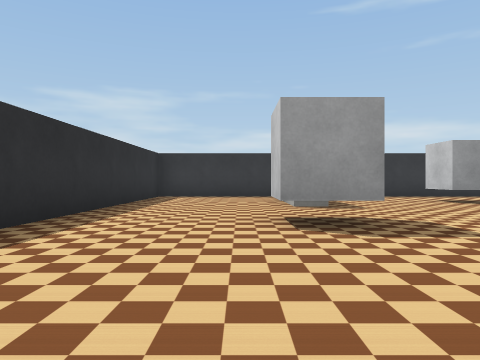
[1] (above)

14 first-person views from a walk through a robot-simulator world made for Webots. The camera is 0.23 m above the floor, looks level and sees 70° across. The floor is counted in squares, 0.5 m on a side. Each view is taken from the middle of a square. On the plan, view 1 faces up. The plan holds only what a view shows up to about 9 squares ahead; the rest is blank. The robots in the file are not drawn. Simple shapes and patterns stand in for the simulator's stock objects.

[2]
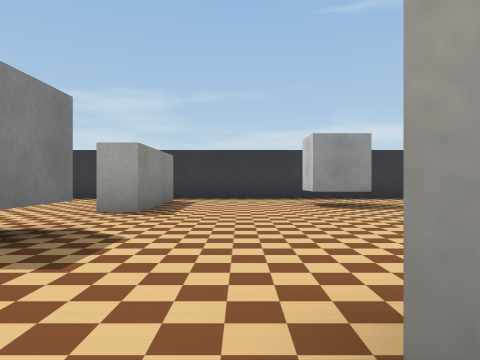

[3]
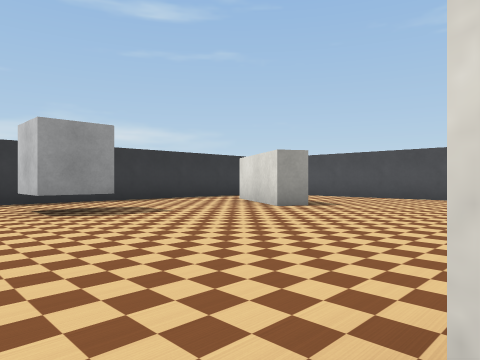

[4]
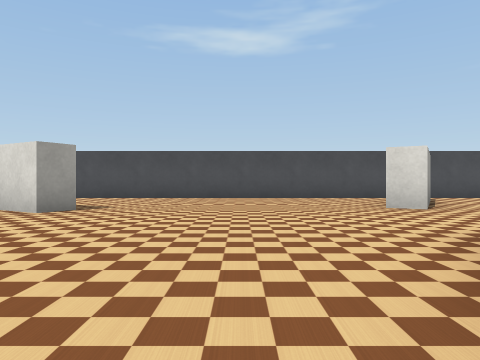

[5]
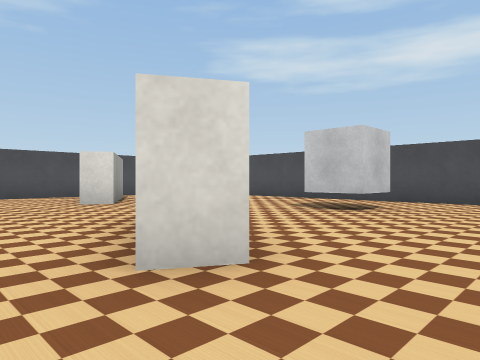

[6]
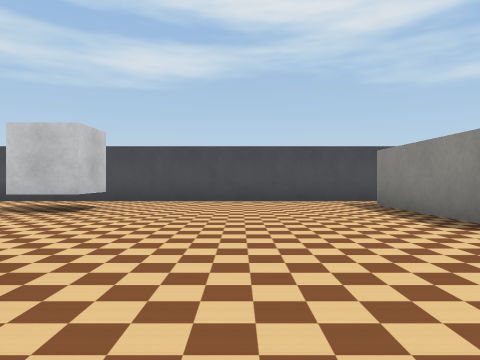

[7]
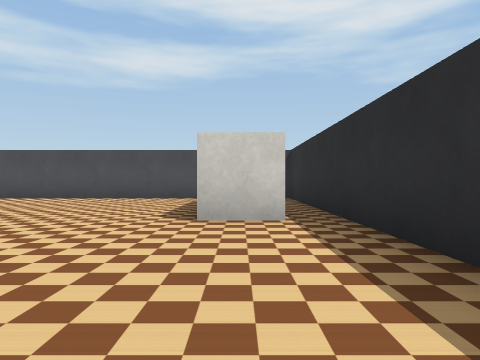

[8]
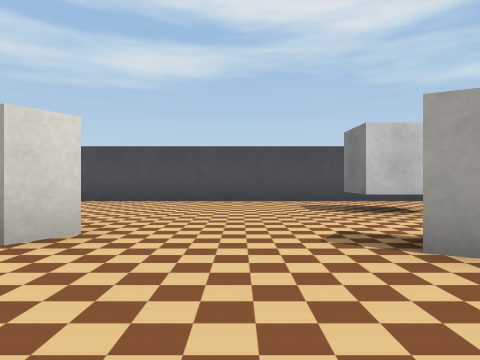

[9]
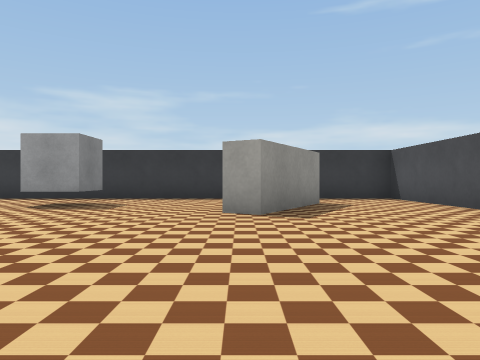

[10]
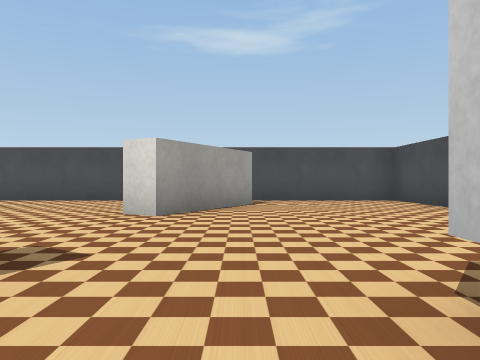

[11]
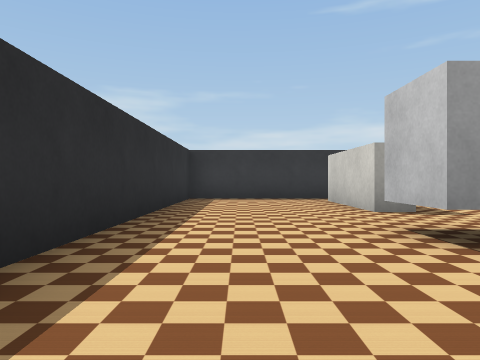

[12]
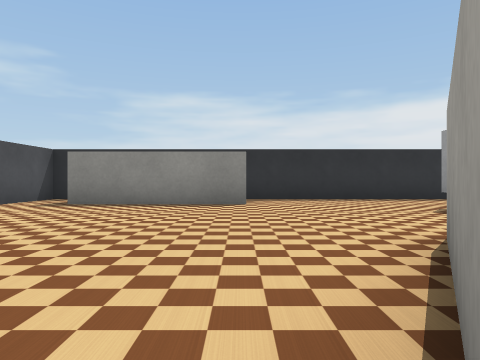

[13]
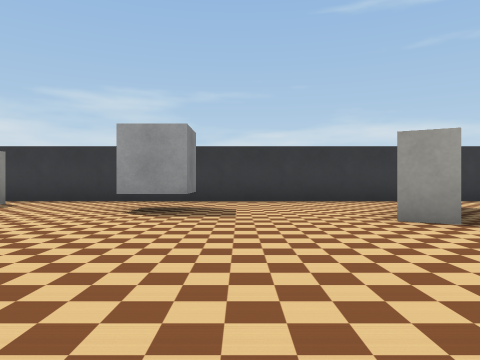

[14]
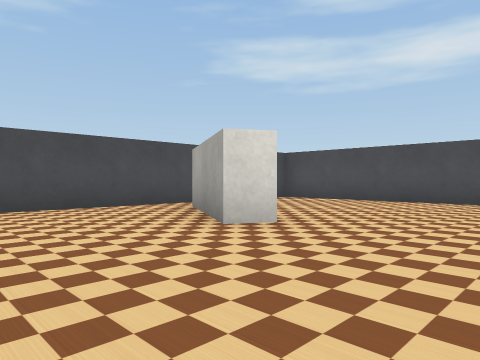

### Floor plan
Points are (right, up) in squares from view 1. A wall is a line through its corners. A room is listed if a view was taken in it or the views show most of it. See-through windows are left out.
Room 1 (views 1, 2, 3, 4, 5, 6, 7, 8, 9, 10, 11, 12, 13, 14)
walls: (5.5, 0.4) (3.3, 1.6) (3.6, 2.2); (1.5, 8.6) (1.5, 5.9) (0.9, 5.9) (0.9, 8.6); (-1.6, 0.1) (-0.5, 0.1) (-0.5, -3.4); (9.6, 7.9) (8.3, 5.5) (7.8, 5.8) (9, 8); (10.6, -1.2) (8.4, 0.1) (8.7, 0.6) (10.8, -0.7); (-2.2, 9.5) (-2.2, -4.5) (11.7, -4.5) (11.7, 9.5) (-2.2, 9.5)
ways out: gap at (11, -1)
objects: grey box (1, 4); grey box (5, -2); grey box (5, 7) to (5, 8)

Where each view was taken, in squares from view 1:
view 1: 0 up, 0 right, facing up
view 2: 1 up, 3 right, facing up
view 3: 2 up, 3 right, facing up-right
view 4: 3 up, 3 right, facing right
view 5: 3 up, 2 right, facing down-right
view 6: 3 up, 2 right, facing down
view 7: 4 up, 1 left, facing down
view 8: 3 up, 7 right, facing down
view 9: 1 up, 8 right, facing up
view 10: 1 down, 4 right, facing right
view 11: 1 up, 1 left, facing up
view 12: 0 up, 6 right, facing left
view 13: 2 up, 6 right, facing up
view 14: 3 up, 6 right, facing down-right
